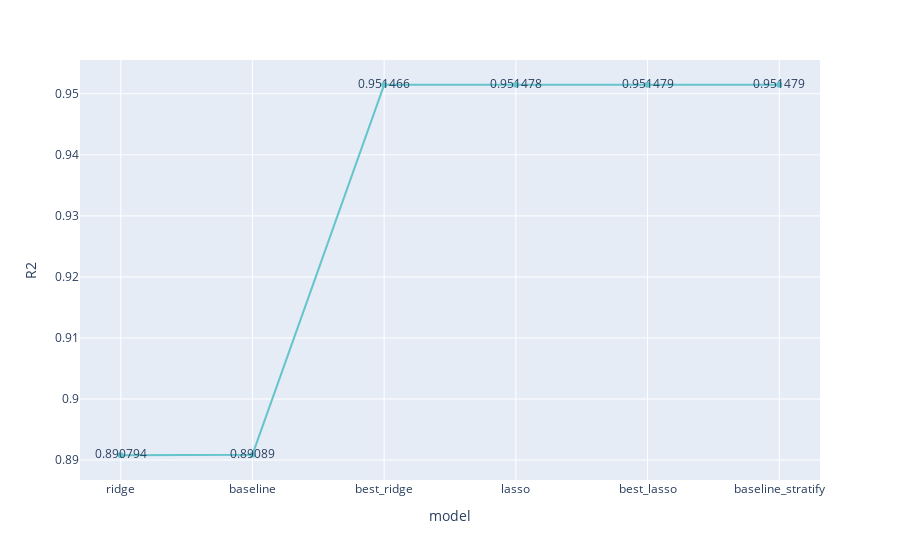

Notebook source saved alongside this figure:
### Code cell
px.line(scores_df, x="model", y="R2", text=scores_df["R2"].round(6), color_discrete_sequence=px.colors.qualitative.Pastel)

### Figure 1 — Plotly figure (JSON) as saved in the notebook; plotly's stock layout.template omitted (floating-point values rounded to 4 significant figures)
{"data": [{"hovertemplate": "model=%{x}<br>R2=%{y}<br>text=%{text}<extra></extra>", "legendgroup": "", "line": {"color": "rgb(102, 197, 204)", "dash": "solid"}, "marker": {"symbol": "circle"}, "mode": "lines+markers+text", "name": "", "orientation": "v", "showlegend": false, "text": [0.8908, 0.8909, 0.9515, 0.9515, 0.9515, 0.9515], "type": "scatter", "x": ["ridge", "baseline", "best_ridge", "lasso", "best_lasso", "baseline_stratify"], "xaxis": "x", "y": [0.8908, 0.8909, 0.9515, 0.9515, 0.9515, 0.9515], "yaxis": "y"}], "layout": {"legend": {"tracegroupgap": 0}, "margin": {"t": 60}, "xaxis": {"anchor": "y", "domain": [0, 1], "title": {"text": "model"}}, "yaxis": {"anchor": "x", "domain": [0, 1], "title": {"text": "R2"}}}}
